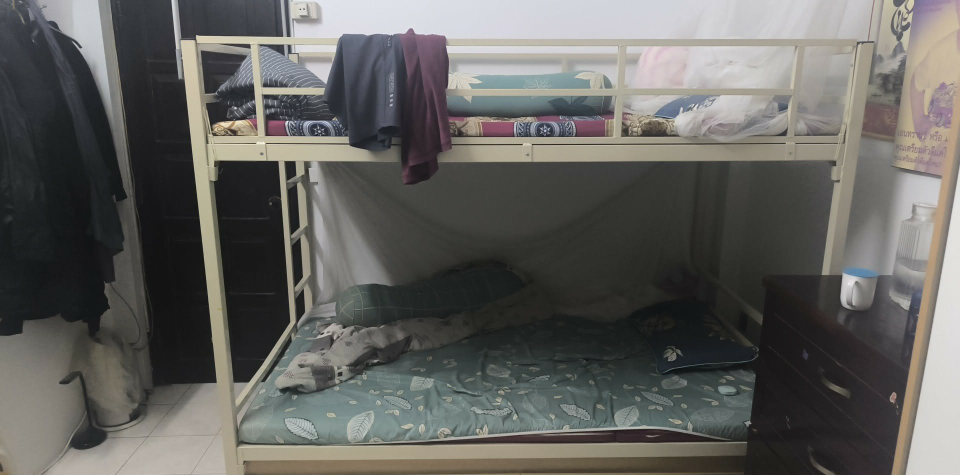
#> input picture 3dgs_backend/test_image.jpg, 1920 x 950 px (shown at 1/2 size)
$ python main.py   (older library calls are emulated)
#> lines starting #> are read from the running program, lines starting #| are printed output that depends on the picture
import cv2
import torch
import numpy as np
import matplotlib.pyplot as plt
import sys
import os

def preprocess_image(image_path):
    # 1. Đọc ảnh
#> called with image_path = 'test_image.jpg'
    img = cv2.imread(image_path)
#> img is the input picture: shape (950, 1920, 3); mean B, G, R 95.1, 98.4, 99.1
    # Thêm kiểm tra để đảm bảo ảnh được đọc thành công
    if img is None:
        raise FileNotFoundError(f"Không thể đọc ảnh từ đường dẫn: {image_path}. Vui lòng kiểm tra lại đường dẫn hoặc tệp ảnh không tồn tại/bị hỏng.")
    img_rgb = cv2.cvtColor(img, cv2.COLOR_BGR2RGB)

    # 2. Khử nhiễu bề mặt & Giảm phản chiếu nhẹ (Bilateral Filter)
    # Giúp làm mịn các vùng phẳng nhưng vẫn giữ lại các cạnh sắc nét
    img_denoised = cv2.bilateralFilter(img_rgb, d=9, sigmaColor=75, sigmaSpace=75)

    # 3. Cân bằng sáng bằng CLAHE
    # Chuyển sang hệ LAB để xử lý kênh độ sáng L mà không làm sai lệch màu sắc
    lab = cv2.cvtColor(img_denoised, cv2.COLOR_RGB2LAB)
#> lab: shape (950, 1920, 3); mean of channels 0, 1, 2 103, 127.7, 129.9
    l, a, b = cv2.split(lab)
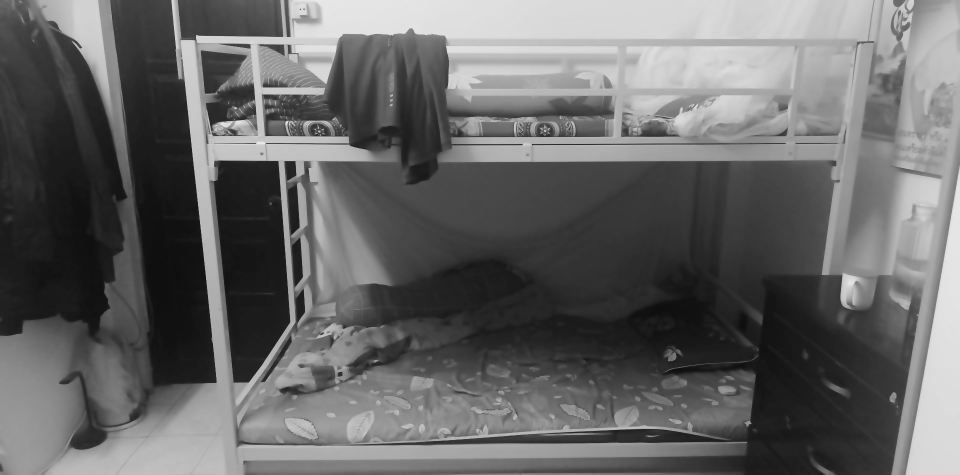
#> l: shape (950, 1920) (shown at 1/2 size); min 14, max 236, mean 103
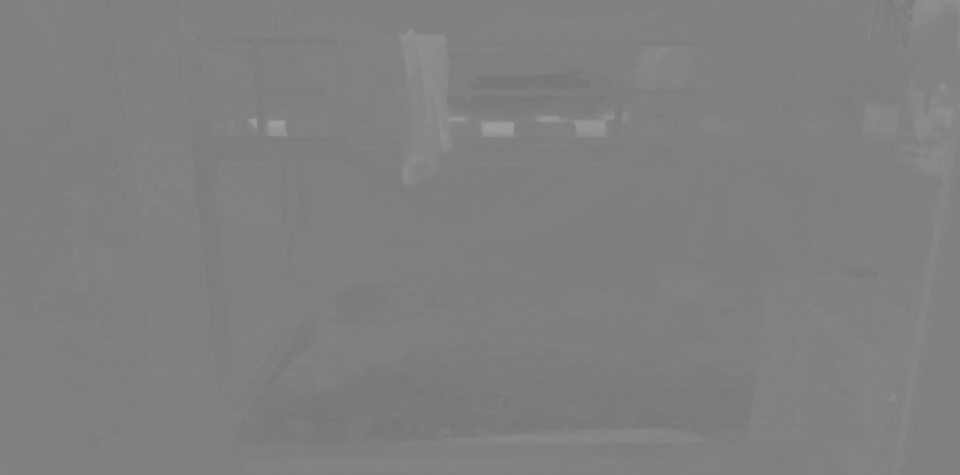
#> a: shape (950, 1920) (shown at 1/2 size); min 118, max 159, mean 127.7
    clahe = cv2.createCLAHE(clipLimit=2.5, tileGridSize=(8, 8))
    cl = clahe.apply(l)
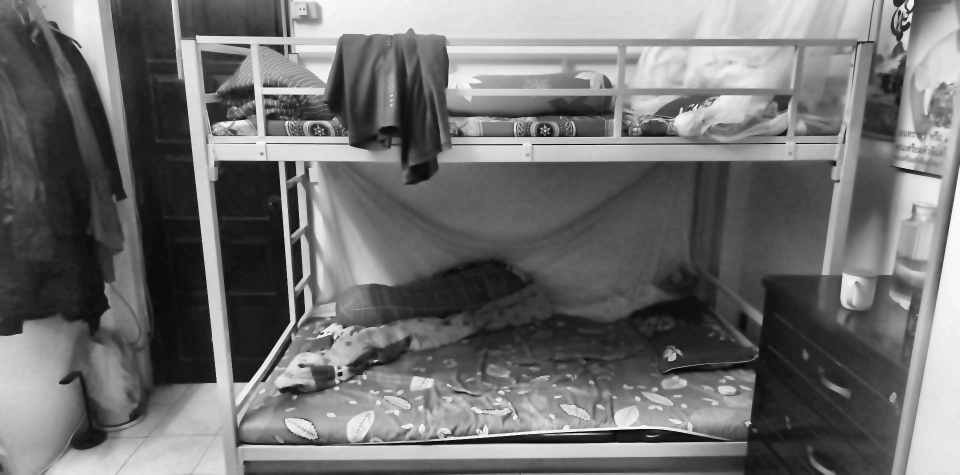
#> cl: shape (950, 1920) (shown at 1/2 size); min 4, max 252, mean 113
    img_balanced = cv2.merge((cl, a, b))
#> img_balanced: shape (950, 1920, 3); mean of channels 0, 1, 2 113, 127.7, 129.9
    img_final = cv2.cvtColor(img_balanced, cv2.COLOR_LAB2RGB)
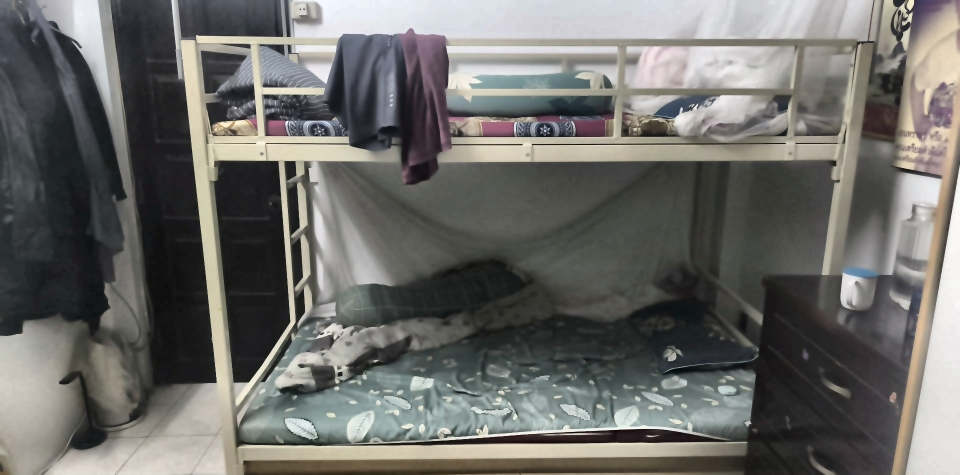
#> img_final: shape (950, 1920, 3) (shown at 1/2 size); mean R, G, B 108.9, 108.3, 104.9

    return img_rgb, img_final

def get_midas_model(model_type="DPT_Large"):
    # Tải mô hình từ Torch Hub
#> (the run stopped early here; a loop or call above may not have finished)
